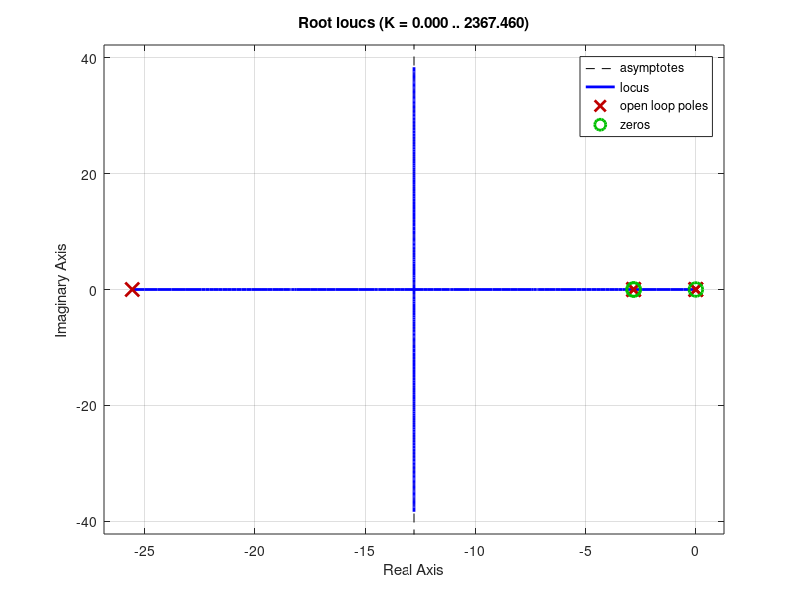
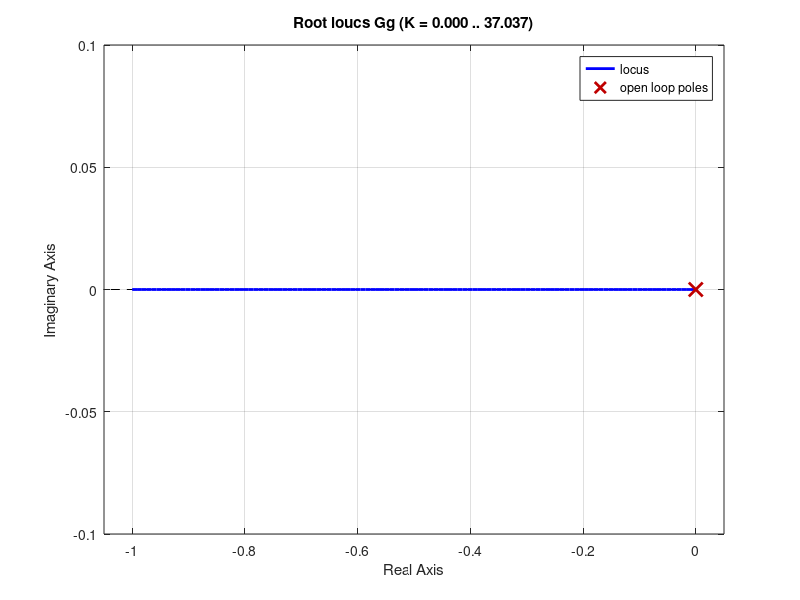
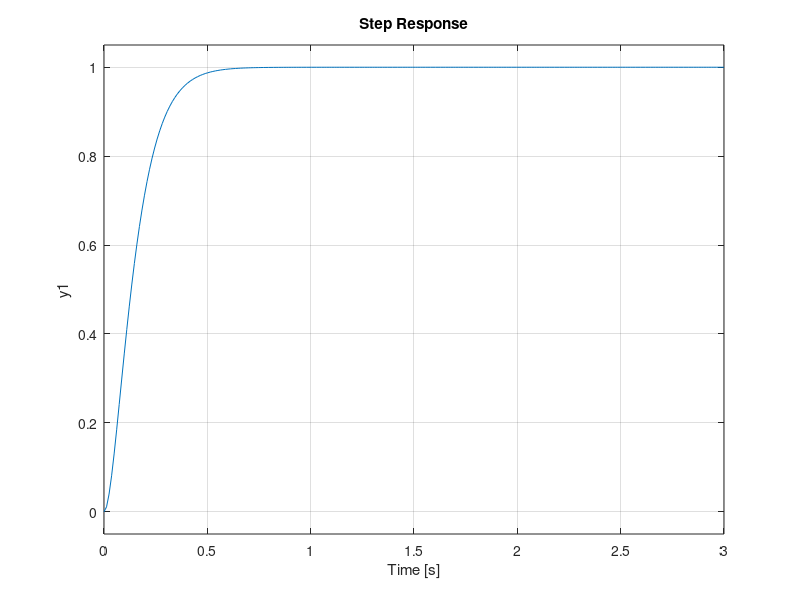

Here is the MATLAB script that generated these plots, in order: (Note: this script raises an error after producing the figures.)
% Armposregulering

Km = 0.022141706562986;
Rm = 0.807790757873553;
Js = 2.686970843428432e-04;
Bs = 1.748817703686052e-04;
N = 12/40;
la = 0.3384;
ma = 0.2988;
Kpim = 0.2;
Ti = (Js*Rm+(1/3)*ma*la^2*N^6*Rm)/(Bs*Rm+Km^2);

s = tf('s');

Gm = ((1.292*Km)/((Js*Rm+ma*la^2*N^6*Rm*1/3)*s+Bs*Rm+Km^2));
Dm = Kpim*(1+1/(Ti*s));
CLm = (Dm*Gm)/(Dm*Gm+1);

Gg = (N^3)/s;

Kpg = 236;
Dg = Kpg;

T = (CLm*Gg*Dg)/(1+CLm*Gg*Dg);

figure(1)
rlocus(CLm*Gg);
figure(2)
rlocus(Gg);
figure(3)
step(T);
stepinfo(T)